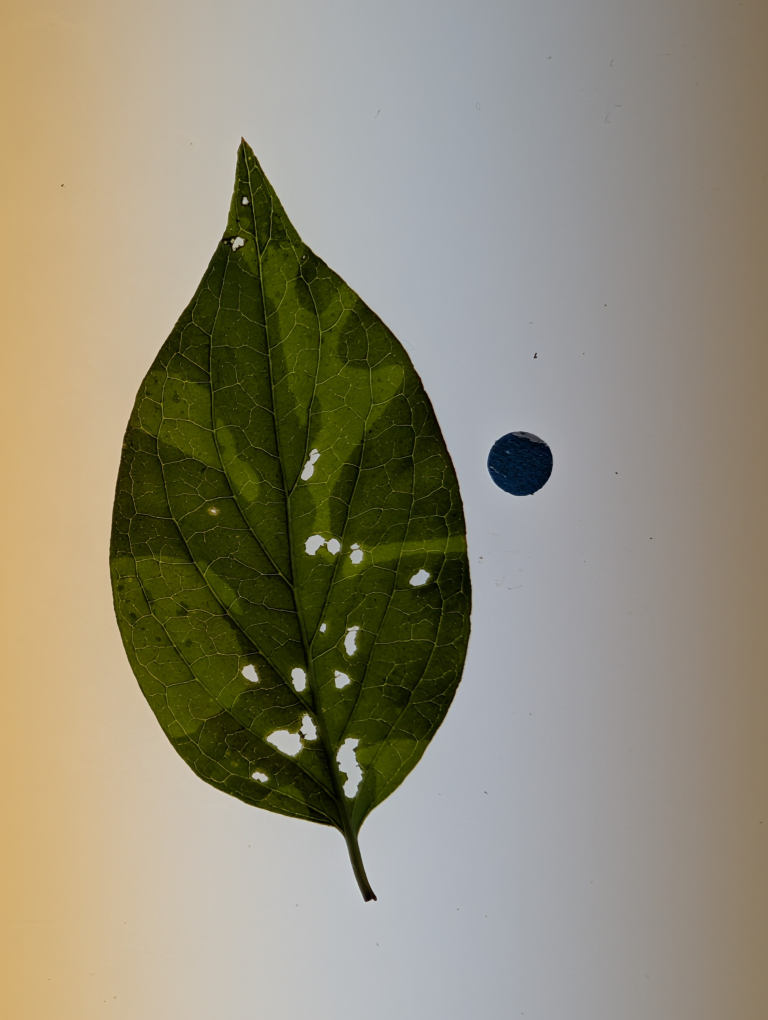
#> input picture test_imgs/PXL_20260525_234036988.jpg, 3072 x 4080 px (shown at 1/4 size)
$ python -i circle_utils.py   (imports and definitions only)
#> lines starting #> are read from the running program, lines starting #| are printed output that depends on the picture
#> further down, picture is the input picture: shape (4080, 3072, 3); mean B, G, R 120, 139.8, 145.1
"""Blue circle detection and scale calibration utilities.

All color-based detection runs on a gray-world white-balance-normalized
copy of the image, neutralizing unusual lighting/camera color casts before
any thresholding (see `_gray_world_normalize`).

Five complementary methods tried in cascade and scored:
  1. HSV multi-range  — handles exposure and white-balance variation
  2. Hough Circle Transform — robust to imperfect circularity, runs on
     the fused blueness map (see method 5) rather than a single fixed mask
  3. LAB b* channel   — perceptually uniform blue, exposure-independent
  4. Dark blob + hue verification — handles near-black/navy dots whose
     value (brightness) is too low for any HSV band's V floor, but whose
     hue is still verifiably blue once isolated by darkness alone.
  5. Fused blueness map + adaptive Otsu threshold — combines LAB b*, YCbCr
     Cb, HSV hue/saturation, and an RGB blue-dominance chromaticity ratio
     into one continuous per-pixel score, then thresholds it per-image
     with Otsu instead of a fixed cutoff. Generalizes methods 1/3/4 into a
     single adaptive signal that isn't tied to thresholds tuned on one
     dataset.

The best-scoring candidate across all methods is returned. A `low_confidence`
flag is set when the winning score falls below `circle.min_confidence_score`,
so the GUI can prompt for manual correction instead of silently propagating
a bad detection into the scale calibration.
"""

from __future__ import annotations

import math
import cv2
import numpy as np


# ---------------------------------------------------------------------------
# HSV candidate ranges (tried in order; first match wins only if score > 0)
# Each entry: (lower_hsv, upper_hsv)
# ---------------------------------------------------------------------------
_HSV_BANDS: list[tuple[list[int], list[int]]] = [
    ([100, 80, 40],  [130, 255, 255]),   # standard well-lit blue
    ([95,  50, 25],  [135, 255, 255]),   # wider hue, lower saturation
    ([100, 30, 15],  [130, 220, 200]),   # dark / underexposed
    ([85,  35, 50],  [145, 255, 255]),   # very wide: unusual white-balance
]


# [17 lines left out: function _gray_world_normalize, not called in this run]


def _blueness_map(image_bgr: np.ndarray) -> np.ndarray:
    """Fuse four brightness/exposure-decoupled blue indicators into one
    continuous 0-255 per-pixel score, instead of relying on a single
    hand-tuned hue/sat/value cutoff:

      - LAB b* (inverted)             — exposure-independent
      - YCbCr Cb                      — independent blue chrominance signal
      - HSV hue-proximity-to-blue * saturation — classic hue/sat signal
      - RGB blue-dominance chromaticity ratio  — brightness-independent,
        the principle behind the dark-blob method generalized into a
        continuous score

    A per-image adaptive threshold (Otsu) on this map handles dots whose
    color falls outside any single hard-coded band.
    """
    img = image_bgr.astype(np.float32)
    b, g, r = img[:, :, 0], img[:, :, 1], img[:, :, 2]

    lab = cv2.cvtColor(image_bgr, cv2.COLOR_BGR2LAB).astype(np.float32)
    lab_b_score = np.clip((128.0 - lab[:, :, 2]) / 60.0, 0.0, 1.0)

    ycc = cv2.cvtColor(image_bgr, cv2.COLOR_BGR2YCrCb).astype(np.float32)
    cb_score = np.clip((ycc[:, :, 2] - 128.0) / 60.0, 0.0, 1.0)

    hsv = cv2.cvtColor(image_bgr, cv2.COLOR_BGR2HSV).astype(np.float32)
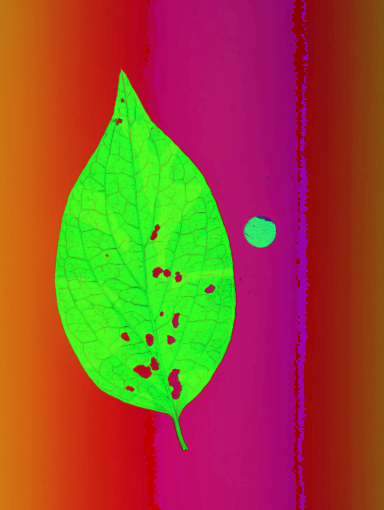
#> hsv: shape (4080, 3072, 3) float32 (shown at 1/8 size); mean B, G, R 48.1, 78.8, 147.2
    hue, sat = hsv[:, :, 0], hsv[:, :, 1] / 255.0
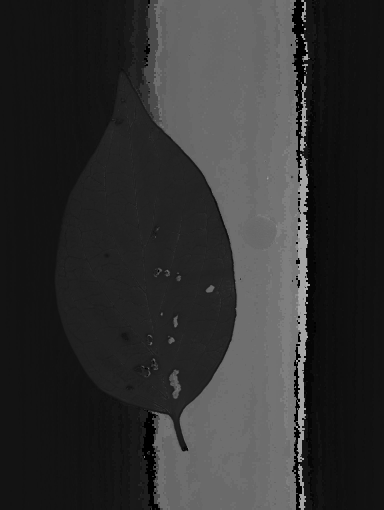
#> hue: shape (4080, 3072) float32 (shown at 1/8 size); min 0, max 179, mean 48.6
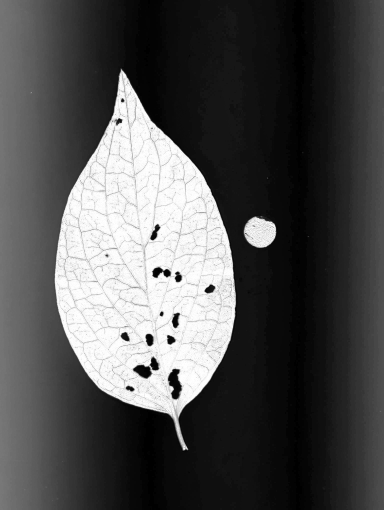
#> sat: shape (4080, 3072) float32 (shown at 1/8 size); min 0, max 1, mean 0.314
    hue_dist = np.minimum(np.abs(hue - 115.0), 180.0 - np.abs(hue - 115.0))
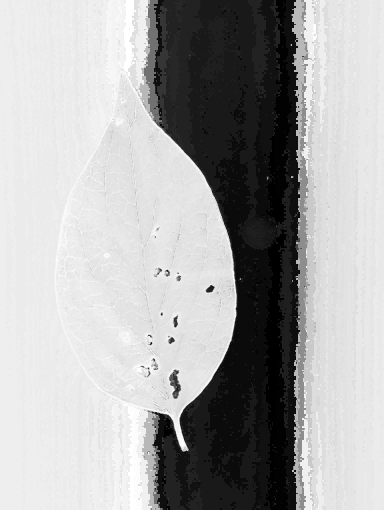
#> hue_dist: shape (4080, 3072) float32 (shown at 1/8 size); min 0, max 90, mean 60.1; drawn with min black and max white
    hue_score = np.clip(1.0 - hue_dist / 35.0, 0.0, 1.0) * sat

    total = r + g + b + 1e-6
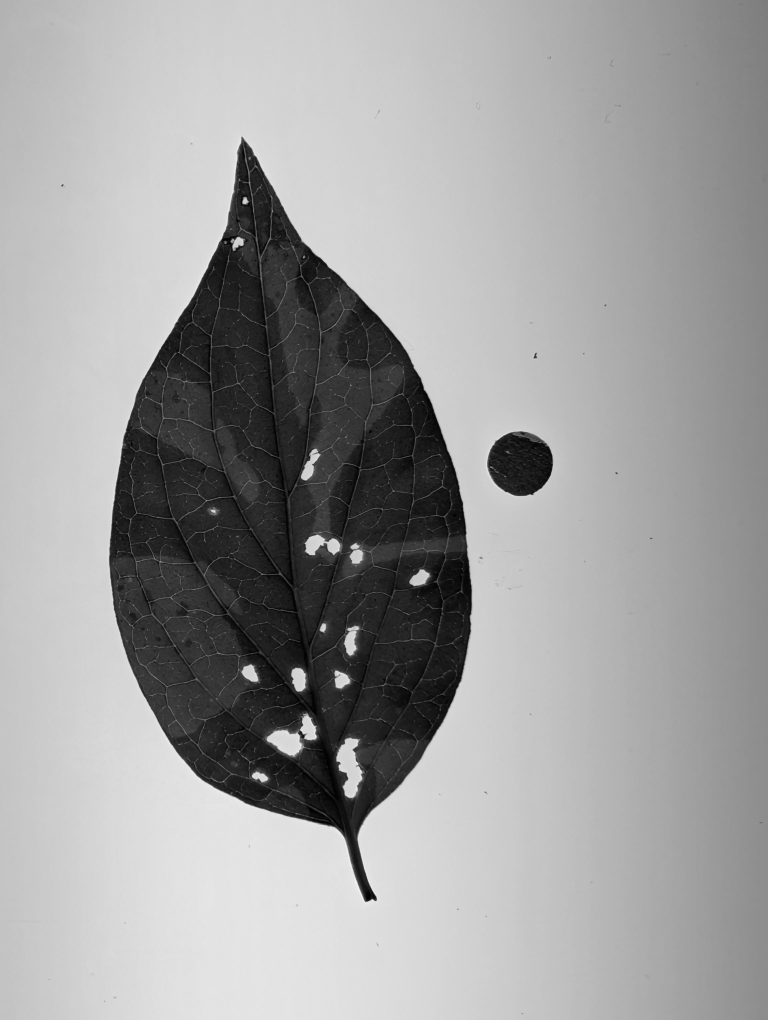
#> total: shape (4080, 3072) float32 (shown at 1/4 size); min 1e-06, max 648, mean 404.9; drawn with min black and max white
    chroma_score = np.clip((b - np.maximum(r, g)) / total * 4.0, 0.0, 1.0)

    fused = (lab_b_score + cb_score + hue_score + chroma_score) / 4.0
    return (fused * 255.0).astype(np.uint8)


# [339 lines left out: functions _blue_score, _contour_candidate, _detect_hsv, _detect_hough, _detect_lab, _detect_dark_blob and 4 more, not called in this run]

>>> import cv2
>>> picture = cv2.imread('../../../test_imgs/PXL_20260525_234036988.jpg')
>>> result = _blueness_map(picture)

$ run again, on test_imgs/PXL_20260525_234116142.jpg
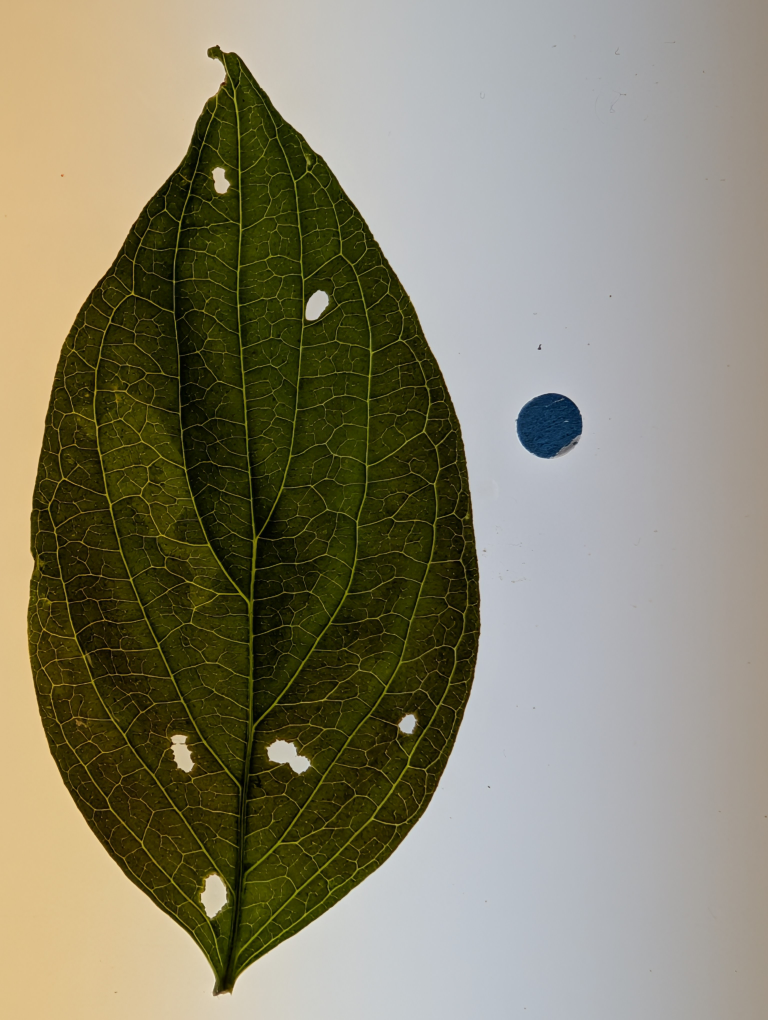
#> input picture test_imgs/PXL_20260525_234116142.jpg, 3072 x 4080 px (shown at 1/4 size)
#> picture is the input picture: shape (4080, 3072, 3); mean B, G, R 111.1, 132.2, 136.3
#> in _blueness_map, `hue, sat = hsv[:, :, 0], hsv[:, :, 1] / 255.0`:
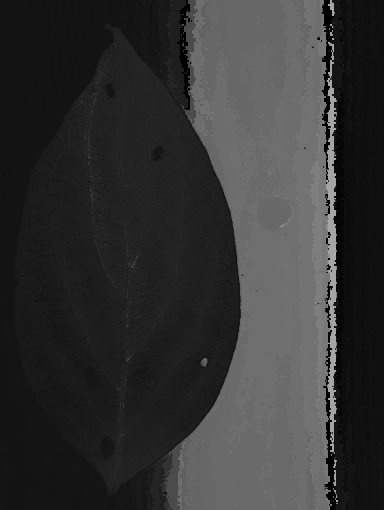
#> hue: shape (4080, 3072) float32 (shown at 1/8 size); min 0, max 177, mean 51.7
#> in _blueness_map, `hue_dist = np.minimum(np.abs(hue - 115.0), 180.0 - np.abs(hue - 115.0))`:
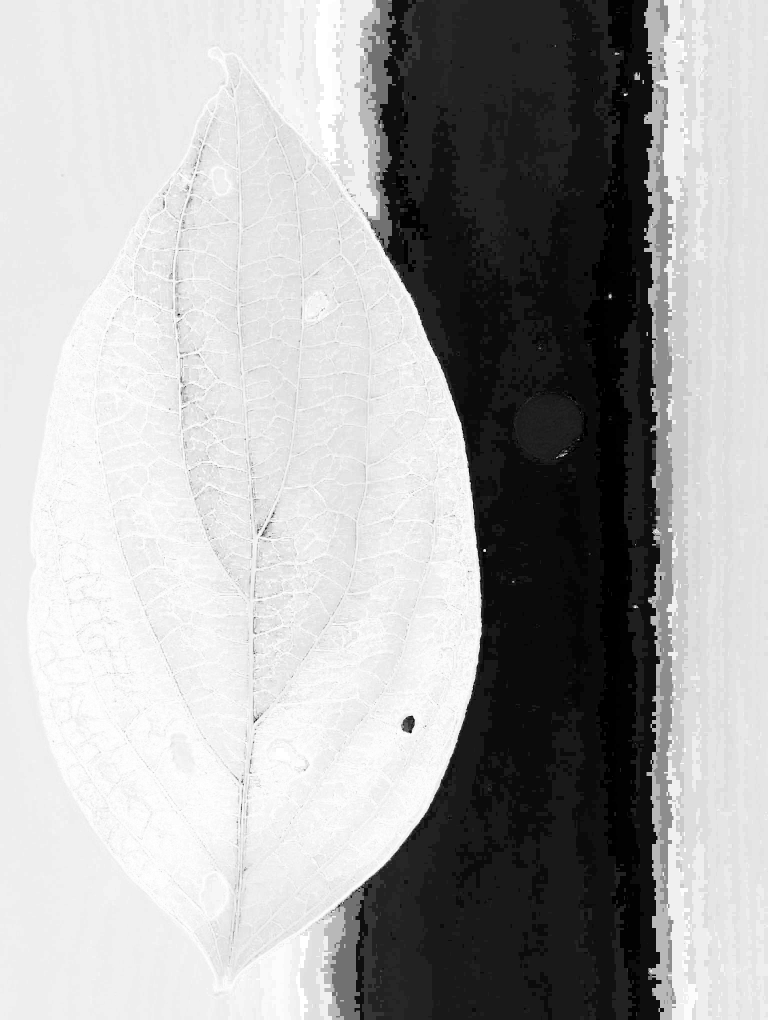
#> hue_dist: shape (4080, 3072) float32 (shown at 1/4 size); min 0, max 90, mean 59.5; drawn with min black and max white

$ run again, on test_imgs/PXL_20260525_234924825.jpg
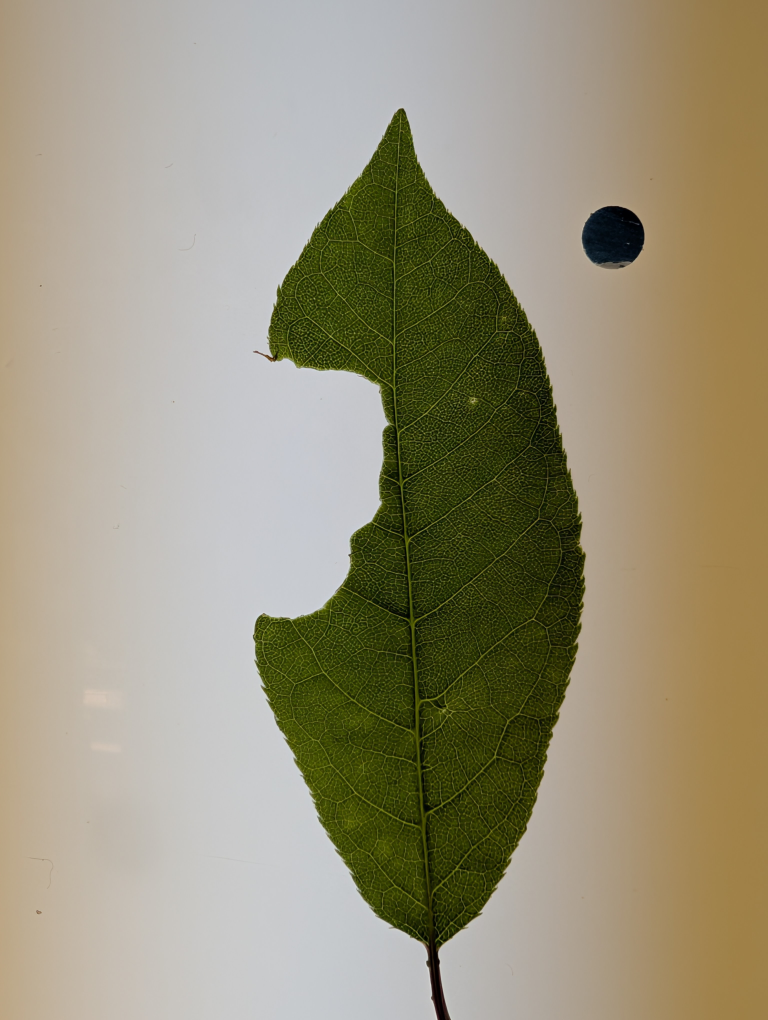
#> input picture test_imgs/PXL_20260525_234924825.jpg, 3072 x 4080 px (shown at 1/4 size)
#> picture is the input picture: shape (4080, 3072, 3); mean B, G, R 123.1, 146.7, 153.5
#> in _blueness_map, `hue_score = np.clip(1.0 - hue_dist / 35.0, 0.0, 1.0) * sat`:
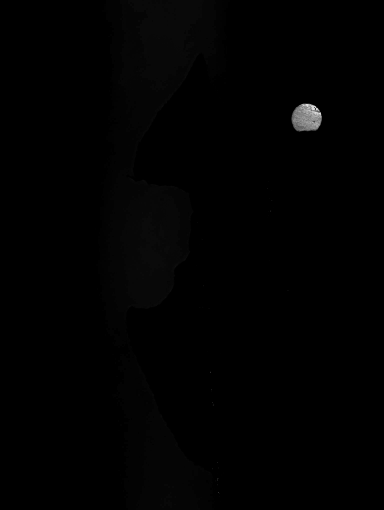
#> hue_score: shape (4080, 3072) float32 (shown at 1/8 size); min 0, max 1, mean 0.00569
#> in _blueness_map, `total = r + g + b + 1e-6`:
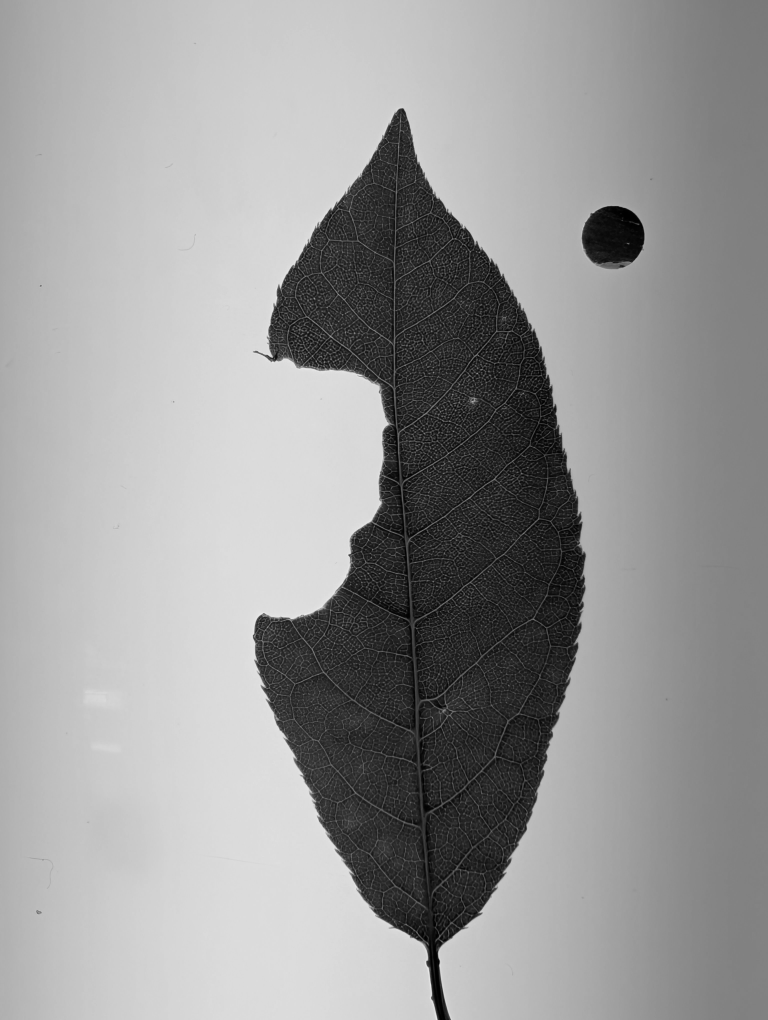
#> total: shape (4080, 3072) float32 (shown at 1/4 size); min 1e-06, max 704, mean 423.3; drawn with min black and max white
